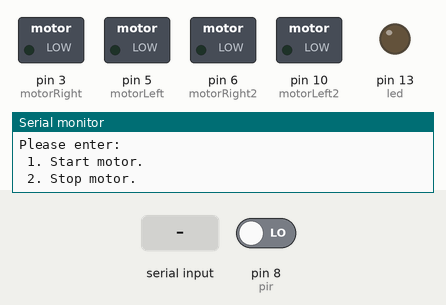
A sketch run on a simulated Arduino Uno, built with avr-gcc and run on an emulated ATmega328P. On the bench: switched loads named in the sketch (green lamp = pin HIGH), output pins drawn as LEDs (lit = HIGH), the last lines printed to the serial monitor. The test bench sets the inputs (shaded band); at power-on: pin 8 (pir) LOW.

Above: at 1.2 s.
1.3 s: "1" received over Serial
At 1.6 s:
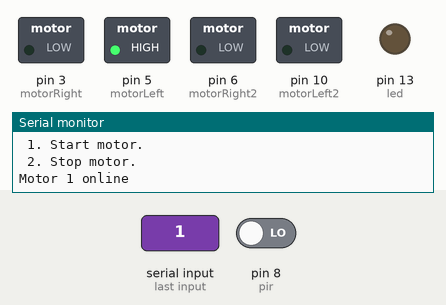
5.8 s: "2" received over Serial
At 6.6 s:
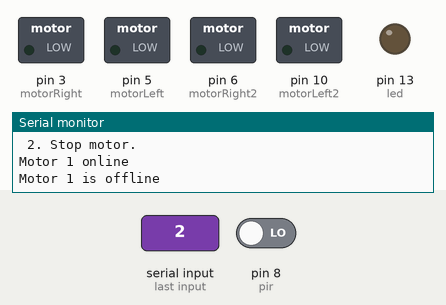
Timing chart, 0 to 8.8 s (numbered marks = the images above; inputs shaded):
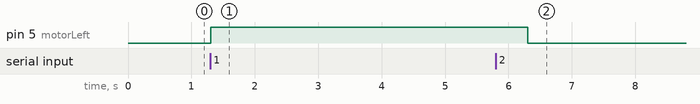

The sketch:

rev1_10_04_2014.ino
```cpp
int motorLeft = 5;
int motorLeft2 = 10;
int motorRight = 3;
int motorRight2 = 6;
byte byteRead; // buffer for serial input
int pir = 8; // assign PIR Sensor output to PIN 8
int led = 13; // built-in LED on PIN 13

// run on start/reset
void setup()
{
  Serial.begin(9600); // set baud rate at 9600
  Serial.write("\nPower On\n");
  Serial.write("\nPlease enter:\n 1. Start motor.\n 2. Stop motor.\n");
  pinMode(motorRight, OUTPUT); // assign all 4 motors as output
  pinMode(motorRight2, OUTPUT);
  pinMode(motorLeft, OUTPUT);
  pinMode(motorLeft2, OUTPUT);
  pinMode(pir, INPUT); // assign PIN 8 as INPUT, to read PIR's output
  pinMode(led, OUTPUT); // LED is output
}

void pirSensor()
{
    // glow LED if output of PIR is high
    if(digitalRead(pir) == HIGH)
     {
       digitalWrite(led, HIGH);
       Serial.write("\nHuman detected! Say hi. ;)");
     }
    else
     {
       digitalWrite(led,LOW);
     }
}

void loop()
{
  while(Serial.available())
  {
    // call PIR sensor method to check for human
    pirSensor();
    // read serial input into buffer
    byteRead = Serial.read();
    if (byteRead == 49)
   { // DEC 1 = ASCII 49
      Serial.write("\nMotor 1 online\n");
      digitalWrite(motorLeft, HIGH);
      digitalWrite(motorLeft2, LOW);
      delay(5000);
      digitalWrite(motorLeft, LOW);
      digitalWrite(motorLeft2, HIGH);
   }
   else if (byteRead == 50)
   { // DEC 2 = ASCII 50
     Serial.write("\nMotor 1 is offline");
     digitalWrite(motorLeft, LOW);
     digitalWrite(motorLeft2, LOW);
   }
   else
   { // wrong input entered
     Serial.write("\nError. You entered: ");
     Serial.write(byteRead);
   }
  }
}
```

Measured:
- after the input at 1.3 s, pin 5 (motorLeft): LOW → HIGH at once
- after the input at 5.8 s, pin 10 (motorLeft2): stays LOW (without the input it goes to HIGH after 0.50 s)
